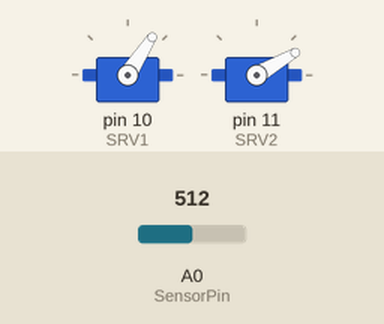
The sketch below on a simulated Arduino Uno, built with avr-gcc and run on an emulated ATmega328P. Shown: 2 × servo. The test bench sets the inputs (shaded band); at power-on: A0 (SensorPin) = 512.

Above: at 0.15 s.
At 7.96 s:
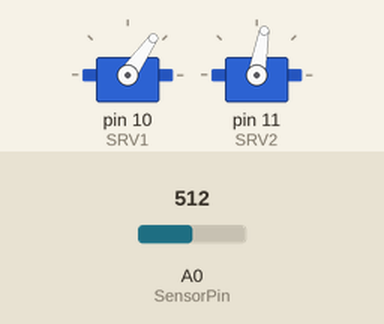
At 16.08 s:
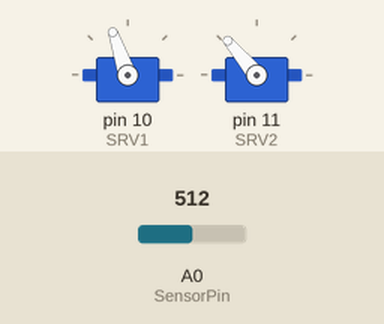
At 32.2 s:
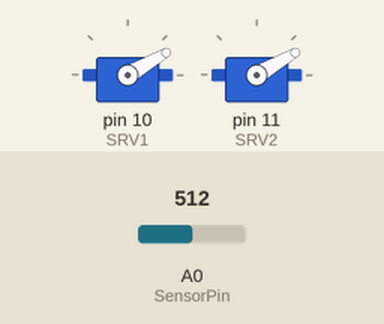
Timing chart, 0 to 40.0 s (numbered marks = the images above):
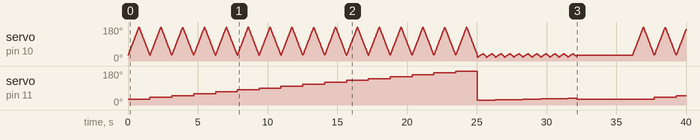

The sketch:

AntennaCoupler.ino
```cpp
#include <Servo.h>

Servo SRV1;  // create servo object to control a servo
Servo SRV2;  // create servo object to control a servo
const int SensorPin = A0;
const int LEDPin = 0;
int Data = 0;
int bestData = 0;
int SRV1_pos = 0;
int best_SRV1_pos = 0;
int SRV2_pos = 0;
int best_SRV2_pos = 0;
//int SRV1_delay_1 = ;
//int SRV1_delay_1 = 100;


void setup() {
  SRV1.attach(10);
  SRV2.attach(11);
  pinMode (SensorPin, INPUT);
  pinMode (LEDPin, OUTPUT);

  Serial.begin(9600);
}

void loop() {
  digitalWrite(LEDPin, HIGH);

  //*******************prima scansione grossolana

  for (SRV2_pos = 30; SRV2_pos <= 180; SRV2_pos += 10) {
    SRV2.write(SRV2_pos);


    for (SRV1_pos = 30; SRV1_pos <= 180; SRV1_pos += 1) { // goes from 0 degrees to 180 degrees
      // in steps of 1 degree
      SRV1.write(SRV1_pos);              // tell servo to go to position in variable 'pos'
      delay(5);
      Data = 1023 - analogRead(SensorPin);
      if (Data > bestData) {
        bestData = Data;
        best_SRV1_pos = SRV1_pos;
        best_SRV2_pos = SRV2_pos;
      }
    }
    for (SRV1_pos = 180; SRV1_pos >= 30; SRV1_pos -= 1) { // goes from 180 degrees to 0 degrees
      SRV1.write(SRV1_pos);              // tell servo to go to position in variable 'pos'
      delay(5);                       // waits 15ms for the servo to reach the position
      Data = 1023 - analogRead(SensorPin);
      if (Data > bestData) {
        bestData = Data;
        best_SRV1_pos = SRV1_pos;
      }
    }

  }

  ////*******************seconda scansione, più fine

  int temp_best_SRV1_pos = best_SRV1_pos;
  int temp_best_SRV2_pos = best_SRV2_pos;


  for (SRV2_pos = temp_best_SRV2_pos-5; SRV2_pos <= temp_best_SRV2_pos+5; SRV2_pos += 1) {
    SRV2.write(SRV2_pos);


    for (SRV1_pos = temp_best_SRV1_pos-10; SRV1_pos <= temp_best_SRV1_pos+10; SRV1_pos += 1) { // goes from 0 degrees to 180 degrees
      // in steps of 1 degree
      SRV1.write(SRV1_pos);              // tell servo to go to position in variable 'pos'
      delay(20);
      Data = 1023 - analogRead(SensorPin);
      if (Data > bestData) {
        bestData = Data;
        best_SRV1_pos = SRV1_pos;
        best_SRV2_pos = SRV2_pos;
      }
    }
    for (SRV1_pos = temp_best_SRV1_pos+5; SRV1_pos >= temp_best_SRV1_pos-5; SRV1_pos -= 1) { // goes from 180 degrees to 0 degrees
      SRV1.write(SRV1_pos);              // tell servo to go to position in variable 'pos'
      delay(20);                       // waits 15ms for the servo to reach the position
      Data = 1023 - analogRead(SensorPin);
      if (Data > bestData) {
        bestData = Data;
        best_SRV1_pos = SRV1_pos;
      }
    }

  }


    SRV1.write(best_SRV1_pos);
    SRV2.write(best_SRV2_pos);
    delay(4000);
    best_SRV1_pos = 0;
    best_SRV2_pos = 0;
    bestData = 0;

  }
```

Measured:
- by itself, servo on pin 11 (SRV2): 30° → 40° at 1.6 s, → 50° 1.6 s later, → 60° 1.6 s later, → 70° 1.6 s later, … (29 changes in this stretch)
